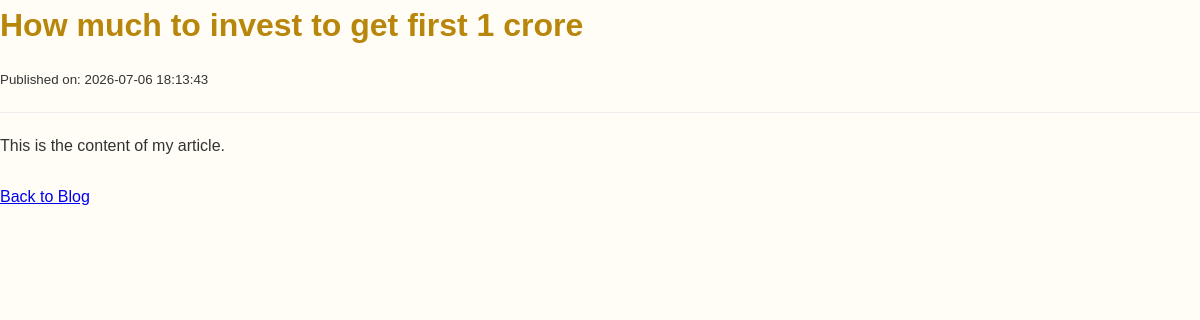
Page /blog/how-much-to-invest-to-get-first-1-crore on the committed database.
### tables this page shows
CREATE TABLE articles (
        id INTEGER PRIMARY KEY AUTOINCREMENT,
        title TEXT NOT NULL,
        slug TEXT UNIQUE NOT NULL,
        content TEXT NOT NULL,
        created_at TEXT DEFAULT CURRENT_TIMESTAMP
    );

### app.py (the view)
@app.route('/blog/<slug>')
def view_article(slug):
    conn = get_db_connection()
    article = conn.execute("SELECT * FROM articles WHERE slug = ?", (slug,)).fetchone()
    conn.close()
    if article is None:
        return "Article not found", 404
    return render_template('view_article.html', article=article)

### app.py (called while the page is built)
def get_db_connection():
    conn = sqlite3.connect(DB_PATH)
    conn.row_factory = sqlite3.Row
    return conn

### templates/view_article.html (shortened to what this page needs)
<!DOCTYPE html>
<html lang="en">
<head>
    <link rel="stylesheet" href="{{ url_for('static', filename='css/style.css') }}">
</head>
<body>
    <div class="container">
        <h1>{{ article.title }}</h1>
        <p><small>Published on: {{ article.created_at }}</small></p>
        <hr>
        <div class="article-content">
            {{ article.content }}
        </div>
        <br>
        <a href="{{ url_for('articles') }}">Back to Blog</a>
    </div>
</body>
</html>

### static/css/style.css (style rules this page uses)
:root { --primary:#FFC107; --primary-dark:#E0A800; --primary-light:#FFF8E1; --heading:#B8860B; --background:#FFFDF5; --card:#FFFFFF; --text:#333333; --subtext:#666666; --border:#F4D03F; --shadow:0 15px 40px rgba(0,0,0,.08); --radius:18px; --transition:.30s ease; }
* { margin:0; padding:0; box-sizing:border-box; }
body { font-family:'Poppins',sans-serif; background:var(--background); color:var(--text); line-height:1.6; }
h1, h2, h3 { color:var(--heading); margin-bottom:15px; font-weight:700; }
hr { border:none; border-top:1px solid #eeeeee; margin:20px 0; }

### rows in the picture
articles: title "How much to invest to get first 1 crore", created_at "2026-07-06 18:13:43", content "This is the content of my article."
